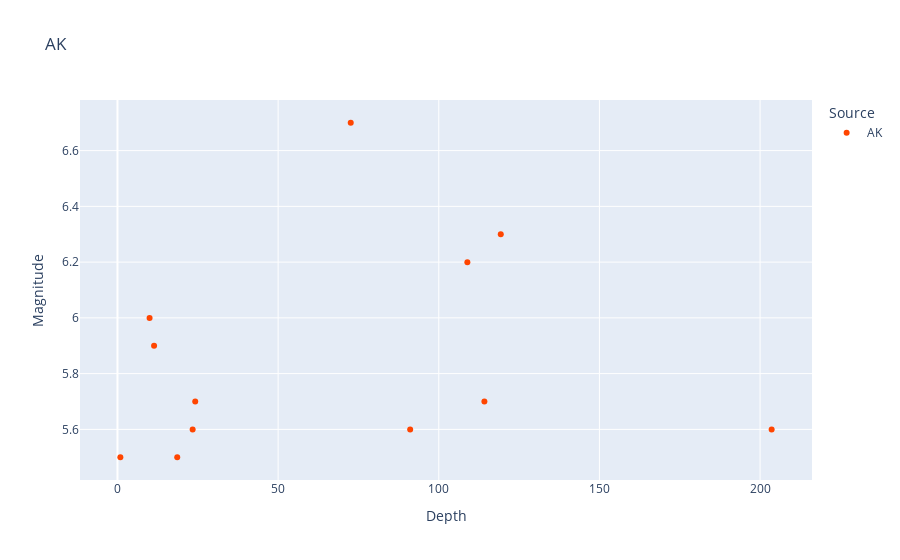

The code cell stored with this chart in its notebook:
### Markdown cell above
**Question 10: Create a code block that performs the following operations: (15 points)**

1. Import the `earthquakes_database.csv` file into a Pandas dataframe named `earthquakes`

2. Retrieve the names of the unique data sources found in the `Source` column within your `earthquakes` dataframe.

    * **Hint:** There should be 13 data sources.


3. Create a Matplotlib scatterplot for each data source that visualizes the `Magnitude` (y-axis) versus `Depth` (x-axis). Be sure to add axis labels to your axes and title each plot with the name of the data source.

    * **Note:** You will need to filter the `earthquakes` dataframe for each category type.

### Code cell
#  Answer 10
import pandas as pd
import matplotlib.pyplot as plt
import plotly.express as px
earthquakes = pd.read_csv("Resources/earthquakes_database.csv")
earthquakes.groupby('Source').nunique()
Sources = earthquakes[earthquakes.Source.isin(['AK', 'ATLAS', 'CI','GCMT','ISCGEM','ISCGEMSUP','NC','NN','OFFICIAL','PR','SE','US','UW'])]
px.scatter(
    Sources,
    x='Depth',
    y='Magnitude',
    color='Source',
    color_discrete_map={'AK': 'orangered'},
    hover_name='Source',
)
Source1 = earthquakes[earthquakes.Source.isin(['AK'])]
px.scatter(
    Source1,
    x='Depth',
    y='Magnitude',
    title='AK',
    color='Source',
    color_discrete_map={'AK': 'orangered'},
    hover_name='Source'
)
#plt.scatter(x, y, c ="blue")
 
# To show the plot
#plt.show()
#, 'ATLAS': 'cornflowerblue', 'CI': 'navy','GCMT':'pink','ISCGEM':'black','ISCGEMSUP':'brown','NC':'green','NN':'purple','OFFICIAL':'violet','PR':'white','US':'Lime','UW':'grey'},

### Figure 1 — Plotly figure (JSON) as saved in the notebook; plotly's stock layout.template omitted (floating-point values rounded to 4 significant figures)
{"data": [{"hovertemplate": "<b>%{hovertext}</b><br><br>Source=AK<br>Depth=%{x}<br>Magnitude=%{y}<extra></extra>", "hovertext": ["AK", "AK", "AK", "AK", "AK", "AK", "AK", "AK", "AK", "AK", "AK", "AK"], "legendgroup": "AK", "marker": {"color": "orangered", "symbol": "circle"}, "mode": "markers", "name": "AK", "orientation": "v", "showlegend": true, "type": "scatter", "x": [23.4, 0.9, 91.1, 18.6, 24.2, 10, 108.9, 72.6, 114.2, 119.3, 11.4, 203.6], "xaxis": "x", "y": [5.6, 5.5, 5.6, 5.5, 5.7, 6, 6.2, 6.7, 5.7, 6.3, 5.9, 5.6], "yaxis": "y"}], "layout": {"legend": {"title": {"text": "Source"}, "tracegroupgap": 0}, "title": {"text": "AK"}, "xaxis": {"anchor": "y", "domain": [0, 1], "title": {"text": "Depth"}}, "yaxis": {"anchor": "x", "domain": [0, 1], "title": {"text": "Magnitude"}}}}
